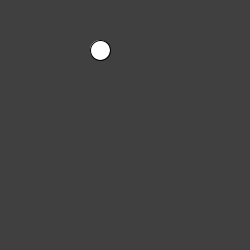
Frame 1 (no input)
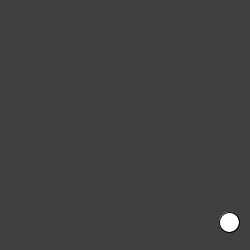
Frame 60 (the mouse pressed at the canvas centre just before this capture)
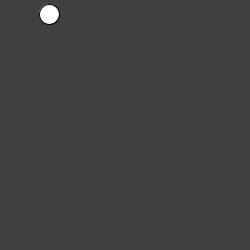
Frame 120 (the mouse held since frame 60 and released just before this capture)

The Processing sketch that drew these frames (run headless with seeded random() and noise(); from frame 60 on, the mouse is pressed at the canvas centre):

// Processing sketch: Coalisones_1
// ── Coalisones_1.pde
float x = 100;
float y = 50;
float xv = 3;
float yv = 4;

void setup() {
  size(250, 250);
}

void draw() {
  background(64);
  ellipse(x, y, 20, 20);

  x += xv;
  y += yv;
  
  if (x < 0 || x > width) {
    xv *= -1;
  }

  if (y < 0  || y > height) {
    yv *= -1;
  }
}
